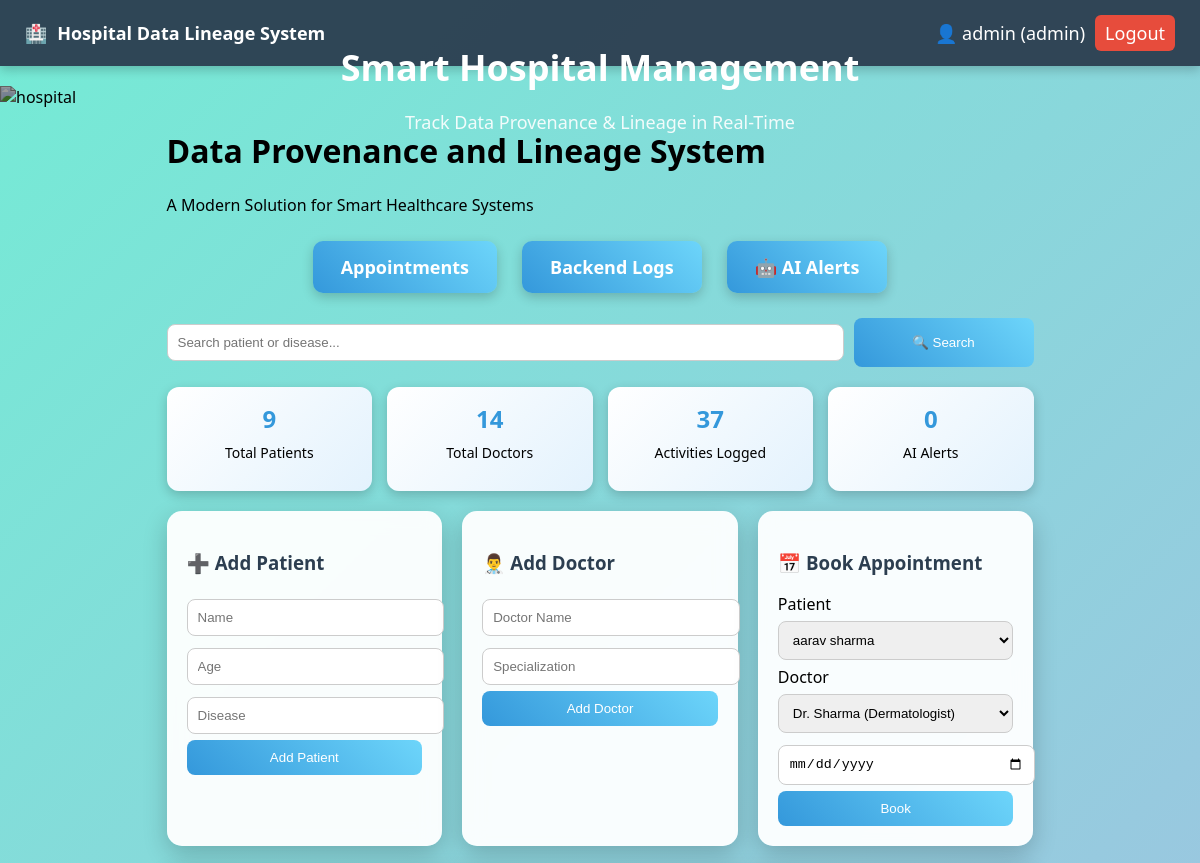
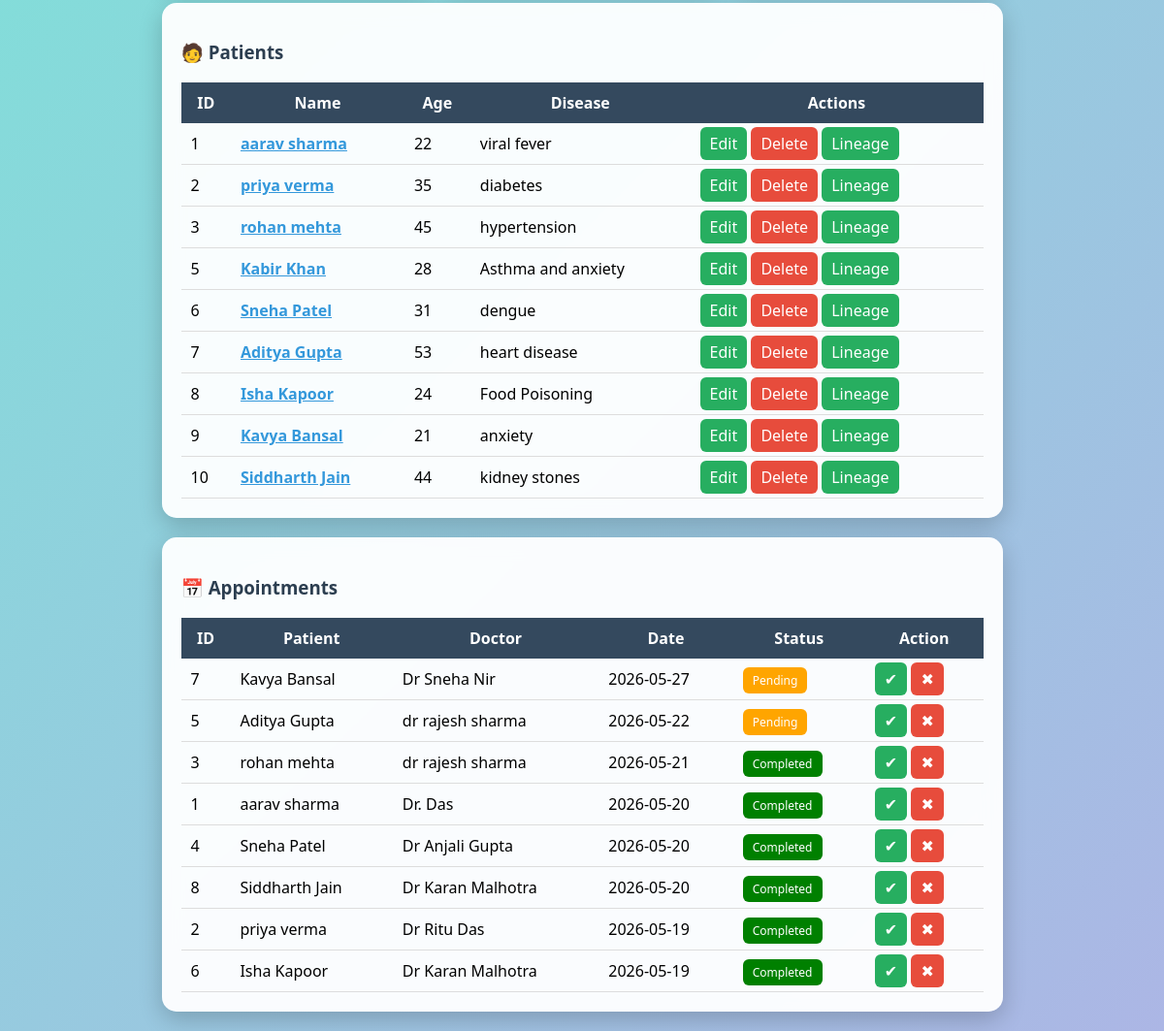
The page /dashboard (signed in) on the database as committed earlier (2 pictures, top to bottom).
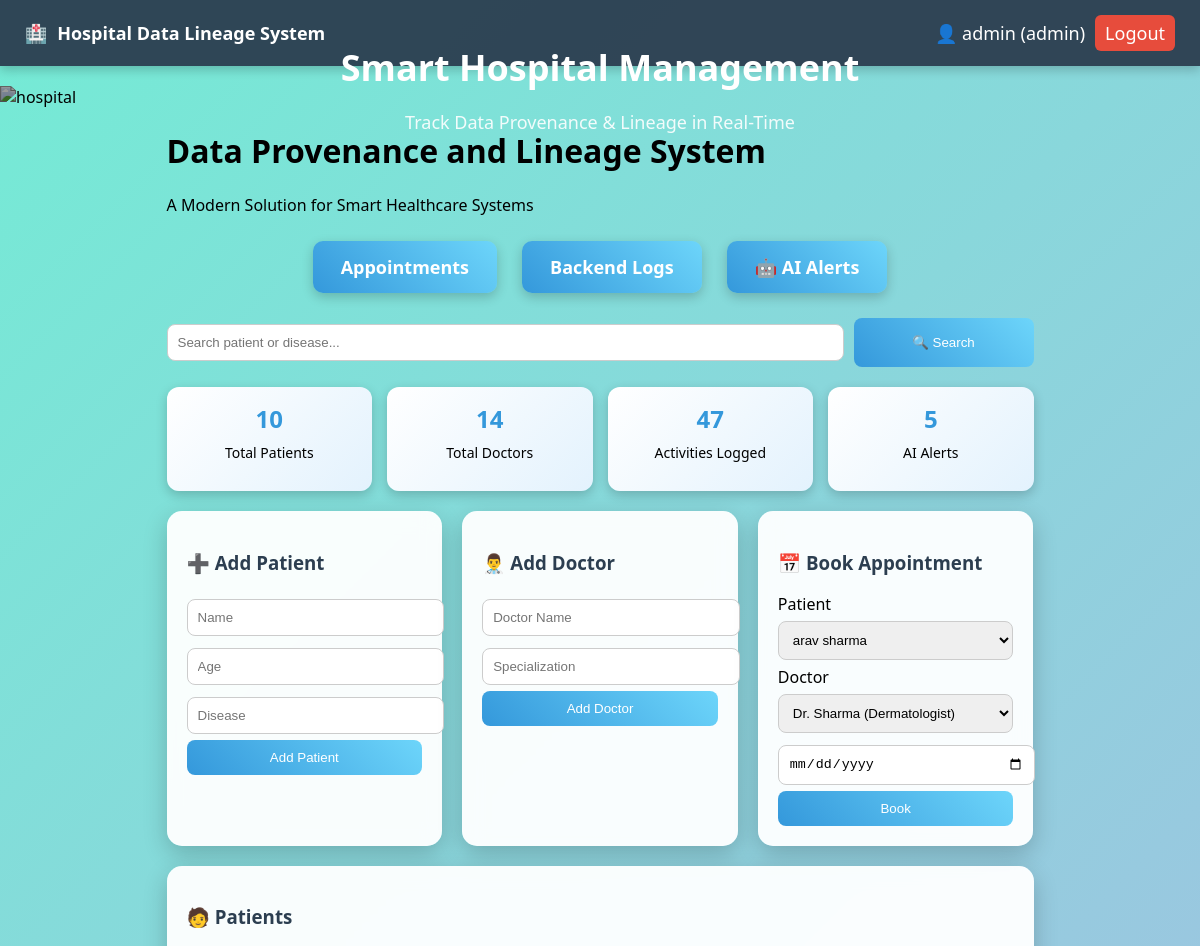
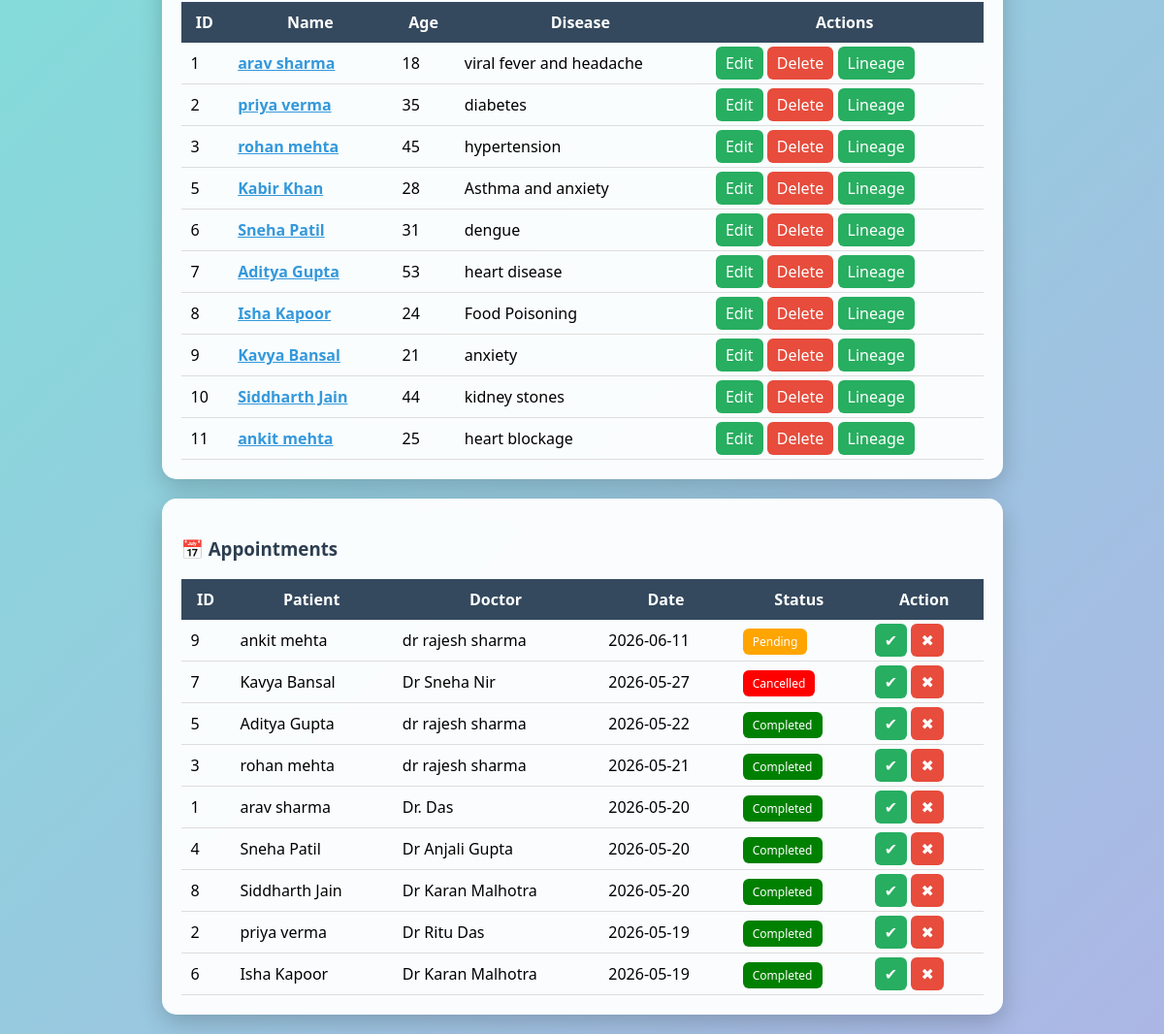
The same page on the database as committed later (2 pictures, top to bottom).
### tables this page shows
CREATE TABLE patients (
        id INTEGER PRIMARY KEY AUTOINCREMENT,
        name TEXT,
        age INTEGER,
        disease TEXT
    );

CREATE TABLE appointments (
        id INTEGER PRIMARY KEY AUTOINCREMENT,
        patient_id INTEGER,
        doctor_id INTEGER,
        date TEXT,
        status TEXT DEFAULT 'pending',
        FOREIGN KEY(patient_id) REFERENCES patients(id),
        FOREIGN KEY(doctor_id) REFERENCES doctors(id)
    );

CREATE TABLE doctors (
        id INTEGER PRIMARY KEY AUTOINCREMENT,
        name TEXT,
        specialization TEXT
    );

### app.py (the view)
@app.route('/dashboard')
@role_required(['admin','doctor','nurse','receptionist','user'])
def dashboard():
    if 'user' not in session:
        return redirect('/')
    conn = get_db()
    cur = conn.cursor()
    search = request.args.get('search', '')
    if search:
        cur.execute("SELECT * FROM patients WHERE name LIKE ? OR disease LIKE ?",
                    (f'%{search}%', f'%{search}%'))
    else:
        cur.execute("SELECT * FROM patients")
    patients = cur.fetchall()
    cur.execute("SELECT * FROM doctors")
    doctors = cur.fetchall()
    cur.execute("""
        SELECT a.id, p.name as patient, d.name as doctor, a.date, a.status
        FROM appointments a
        JOIN patients p ON a.patient_id = p.id
        JOIN doctors d ON a.doctor_id = d.id
        ORDER BY a.date DESC
    """)
    appointments = cur.fetchall()
    cur.execute("SELECT COUNT(*) as total FROM patients")
    total_patients = cur.fetchone()['total']
    cur.execute("SELECT COUNT(*) as total FROM doctors")
    total_doctors = cur.fetchone()['total']
    cur.execute("SELECT COUNT(*) as total FROM activity_log")
    total_activities = cur.fetchone()['total']
    cur.execute("SELECT COUNT(*) as total FROM anomaly_alerts")
    total_alerts = cur.fetchone()['total']
    return render_template('dashboard.html',
        patients=patients,
        doctors=doctors,
        appointments=appointments,
        total_patients=total_patients,
        total_doctors=total_doctors,
        total_activities=total_activities,
        total_alerts=total_alerts,
        search=search
    )

### app.py (called while the page is built)
def role_required(allowed_roles):
    def decorator(f):
        @wraps(f)
        def wrapper(*args, **kwargs):
            if 'user' not in session:
                return redirect('/')
            if session.get('role') not in allowed_roles:
                flash("⛔ Access Denied: You are not authorized")
                return redirect('/dashboard')
            return f(*args, **kwargs)
        return wrapper
    return decorator

### database.py (called while the page is built)
def get_db():
    conn = sqlite3.connect(DATABASE)
    conn.row_factory = sqlite3.Row
    conn.execute("PRAGMA foreign_keys = ON")
    return conn

### templates/dashboard.html
{% extends 'base.html' %}
{% block content %}
<div class="container">
<h1 class="main-title">Data Provenance and Lineage System</h1>
<p class="sub-title">A Modern Solution for Smart Healthcare Systems</p>
<div class="nav-buttons">
    <a href="/appointments">Appointments</a>
    <a href="/activity_logs">Backend Logs</a>
    <a href="/alerts">🤖 AI Alerts</a>
</div>
<form method="GET" action="/dashboard" class="search-form">
    <input
        type="text"
        name="search"
        placeholder="Search patient or disease..."
        value="{{search}}"
    >
    <button type="submit" class="search-btn">
        🔍 Search
    </button>
</form>
<div class="stats">
    <div class="stat-card">
        <h3>{{ total_patients }}</h3>
        <p>Total Patients</p>
    </div>
    <div class="stat-card">
        <h3>{{ total_doctors }}</h3>
        <p>Total Doctors</p>
    </div>
    <div class="stat-card">
        <h3>{{ total_activities }}</h3>
        <p>Activities Logged</p>
    </div>
    <div class="stat-card">
        <h3>{{ total_alerts }}</h3>
        <p>AI Alerts</p>
    </div>
</div>
<div class="grid">
    <div class="card">
        <h3>➕ Add Patient</h3>
        <form method="POST" action="/add">
            <input name="name" placeholder="Name" required>
            <input name="age" placeholder="Age" required>
            <input name="disease" placeholder="Disease" required>
            <button class="btn-primary">Add Patient</button>
        </form>
    </div>
    <div class="card">
        <h3>👨‍⚕️ Add Doctor</h3>
        <form method="POST" action="/add_doctor">
            <input name="name" placeholder="Doctor Name" required>
            <input name="specialization" placeholder="Specialization" required>
            <button class="btn-primary">Add Doctor</button>
        </form>
    </div>
    <div class="card">
        <h3>📅 Book Appointment</h3>
        <form method="POST" action="/add_appointment">
            <label>Patient</label>
            <select name="patient_id">
                {% for p in patients %}
                    <option value="{{p.id}}">{{p.name}}</option>
                {% endfor %}
            </select>
            <label>Doctor</label>
            <select name="doctor_id">
                {% for d in doctors %}
                    <option value="{{d.id}}">{{d.name}} ({{d.specialization}})</option>
                {% endfor %}
            </select>
            <input type="date" name="date" required>
            <button class="btn-primary">Book</button>
        </form>
    </div>
</div>
<div class="card">
<h3>🧑 Patients</h3>
<table>
<tr>
<th>ID</th><th>Name</th><th>Age</th><th>Disease</th><th>Actions</th>
</tr>
{% for p in patients %}
<tr>
<td>{{p.id}}</td>
<td>
    <a href="/patient/{{p.id}}" style="font-weight:bold; color:#3498db;">
        {{p.name}}
    </a>
</td>
<td>{{p.age}}</td>
<td>{{p.disease}}</td>
<td>
<a class="btn" href="/update/{{p.id}}">Edit</a>
{% if session['role'] == 'admin' %}
<a class="btn-danger" href="/delete/{{p.id}}">Delete</a>
{% endif %}
<a class="btn" href="/lineage/{{p.id}}">Lineage</a>
</td>
</tr>
{% endfor %}
</table>
</div>
<div class="card">
<h3>📅 Appointments</h3>
<table>
<tr>
<th>ID</th>
<th>Patient</th>
<th>Doctor</th>
<th>Date</th>
<th>Status</th>
<th>Action</th>
</tr>
{% for a in appointments %}
<tr>
<td>{{a.id}}</td>
<td>{{a.patient}}</td>
<td>{{a.doctor}}</td>
<td>{{a.date}}</td>
<td>
    {% if a.status == 'pending' %}
        <span class="badge" style="background:orange;">Pending</span>
    {% elif a.status == 'completed' %}
        <span class="badge" style="background:green;">Completed</span>
    {% else %}
        <span class="badge" style="background:red;">Cancelled</span>
    {% endif %}
</td>
<td>
<a class="btn" href="/update_status/{{a.id}}/completed">✔</a>
<a class="btn-danger" href="/update_status/{{a.id}}/cancelled">✖</a>
</td>
</tr>
{% endfor %}
</table>
</div>
{% endblock %}

### templates/base.html (shortened to what this page needs)
<!DOCTYPE html>
<html>
<head>
    <link rel="stylesheet" href="{{ url_for('static', filename='style.css') }}">
    <link rel="stylesheet" href="https://cdnjs.cloudflare.com/ajax/libs/font-awesome/6.5.0/css/all.min.css">
</head>
<body>
<div class="navbar">
    <div class="nav-left">
        🏥 <span>Hospital Data Lineage System</span>
    </div>
    <div class="nav-right">
        {% if session.user %}
            <span>👤 {{ session.user }} ({{ session.role }})</span>
            <a href="/logout" class="btn-danger">Logout</a>
        {% endif %}
    </div>
</div>
<div class="hero">
    <img src="https://images.unsplash.com/photo-1580281657527-47f249e8f4df" alt="hospital">
    <div class="hero-text">
        <h1>Smart Hospital Management</h1>
        <p>Track Data Provenance & Lineage in Real-Time</p>
    </div>
</div>
<div class="container">
    {% block content %}{% endblock %}
</div>
</body>
</html>

### static/style.css (style rules this page uses)
body { margin: 0; font-family: 'Segoe UI', sans-serif; background: linear-gradient(135deg, #74ebd5, #ACB6E5); }
.navbar { display: flex; justify-content: space-between; align-items: center; background: rgba(44, 62, 80, 0.95); color: white; padding: 15px 25px; font-size: 18px; box-shadow: 0 4px 10px rgba(0,0,0,0.2); }
.nav-left span { font-weight: bold; margin-left: 5px; }
.nav-right { display: flex; align-items: center; gap: 10px; }
.hero { position: relative; }
.hero img { width: 100%; height: 260px; object-fit: cover; filter: brightness(60%); }
.hero-text { position: absolute; top: 50%; left: 50%; transform: translate(-50%, -50%); color: white; text-align: center; }
.hero-text h1 { font-size: 36px; margin: 0; animation: fadeIn 1s ease-in-out; }
.hero-text p { font-size: 18px; opacity: 0.9; }
.container { width: 85%; margin: 20px auto; }
.card { background: rgba(255, 255, 255, 0.95); padding: 20px; margin-bottom: 20px; border-radius: 15px; backdrop-filter: blur(10px); box-shadow: 0 8px 25px rgba(0,0,0,0.2); transition: 0.3s; }
h2, h3 { color: #2c3e50; }
input, select { width: 100%; padding: 10px; margin: 6px 0; border-radius: 8px; border: 1px solid #ccc; transition: 0.3s; }
button, .btn-primary { background: linear-gradient(45deg, #3498db, #6dd5fa); color: white; padding: 10px; border: none; border-radius: 8px; cursor: pointer; width: 100%; transition: 0.3s; }
.btn { background: #27ae60; color: white; padding: 6px 10px; border-radius: 6px; text-decoration: none; transition: 0.3s; }
.btn-danger { background: #e74c3c; color: white; padding: 6px 10px; border-radius: 6px; text-decoration: none; transition: 0.3s; }
table { width: 100%; border-collapse: collapse; }
th { background: #34495e; color: white; padding: 10px; }
td { padding: 10px; border-bottom: 1px solid #ddd; }
.grid { display: grid; grid-template-columns: repeat(auto-fit, minmax(250px, 1fr)); gap: 20px; }
.stats { display: grid; grid-template-columns: repeat(4, 1fr); gap: 15px; margin-bottom: 20px; }
.stat-card { background: linear-gradient(135deg, #ffffff, #e3f2fd); padding: 15px; border-radius: 12px; text-align: center; box-shadow: 0 4px 12px rgba(0,0,0,0.2); }
.stat-card h3 { font-size: 24px; color: #3498db; margin: 0; }
.stat-card p { margin-top: 8px; font-size: 14px; }
.badge { padding: 5px 10px; border-radius: 6px; color: white; font-size: 12px; }
.nav-buttons { display: flex; justify-content: center; gap: 25px; margin: 25px 0; }
.nav-buttons a { background: linear-gradient(45deg, #3498db, #6dd5fa); color: white; text-decoration: none; padding: 14px 28px; border-radius: 10px; font-size: 18px; font-weight: bold; transition: 0.3s; box-shadow: 0 4px 12px rgba(0,0,0,0.2); }
.search-form { display: flex; gap: 10px; margin-bottom: 20px; }
.search-form input { flex: 1; }
.search-btn { width: 180px; }

Rows that differ between the two databases and show on the page:
changed patients id 1: name "aarav sharma" → "arav sharma"; age "22" → "18"; disease "viral fever" → "viral fever and headache"
changed patients "dengue": name "Sneha Patel" → "Sneha Patil"
added patients: id "11", name "ankit mehta", age "25", disease "heart blockage"
added appointments: id "9", patient "ankit mehta", doctor "dr rajesh sharma", date "2026-06-11", status "Pending"
changed appointments "Kavya Bansal": status "Pending" → "Cancelled"
changed appointments "Aditya Gupta": status "Pending" → "Completed"
changed through a linked row, appointments "Dr. Das": patient "aarav sharma" → "arav sharma"
changed through a linked row, appointments "Dr Anjali Gupta": patient "Sneha Patel" → "Sneha Patil"
Other text that changed with them:
{{ total_patients }}: "9" → "10"
{{ total_activities }}: "37" → "47"
{{ total_alerts }}: "0" → "5"
form field patient_id: "aarav sharma" → "arav sharma"
